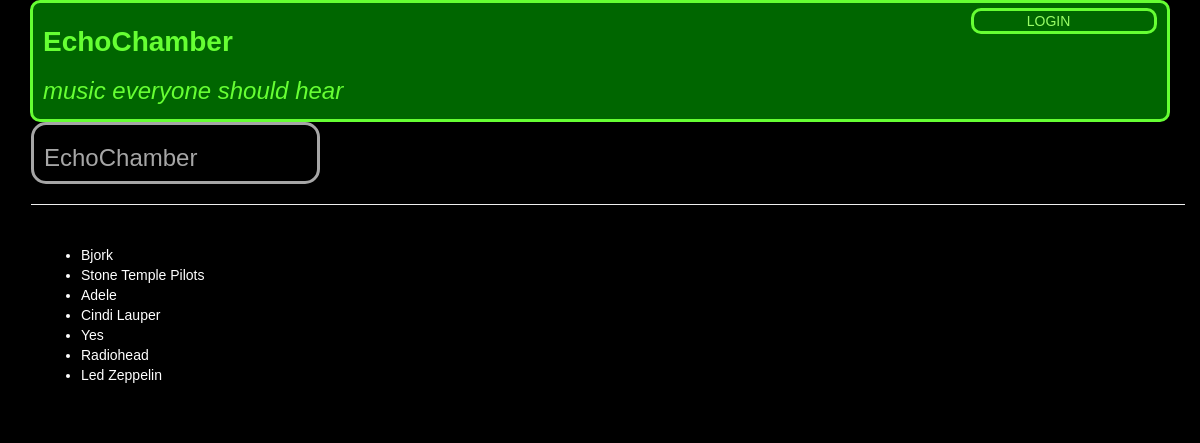
Page /artists/ on the earlier database version.
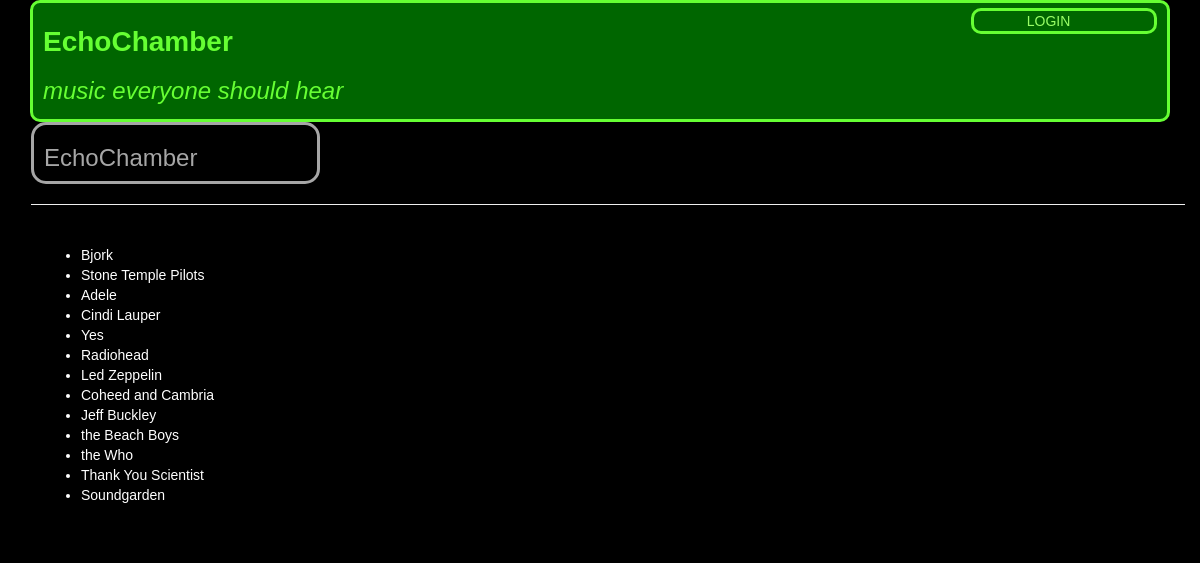
Same page on the later database version.
### database_setup.py (models this page shows, shortened)
class Artist(Base):
	__tablename__ = 'artist'
	name = Column(String, nullable=False)
	id = Column(Integer, primary_key=True)
	bio = Column(String)
	picUrl = Column(String)
	user_id = Column(Integer, ForeignKey("user.id"))
	user = relationship(User)

### muze.py (the view)
@app.route('/')
@app.route('/artists/')
def showArtists():
	artists = session.query(Artist).all()
	if 'user_id' in login_session:
		return render_template('artistList.html', artists=artists)
	return render_template('publicArtistList.html', artists=artists)

### templates/publicArtistList.html
{% extends 'layout.html' %}
{% block login %}
	<div class="col-md-2" id="logInOut">
		<a href="{{url_for('login')}}">LOGIN</a>
	</div>
{% endblock %}
{% block content %}
<div class="row">
		<div class="col-md-3 muze-bar">
			<h3>EchoChamber</h3>
		</div>
	</div>
	<div class="row title-links">
		<hr>
	</div>
	<div class="row">
		<div class="artist-list col-md-6">
			<ul>
				{% for artist in artists %}
					<li><a href="{{url_for('showAlbums', artist_id=artist.id)}}">{{artist.name}}</a></li>
				{% endfor %}
			</ul>
		</div>
	</div>
{% endblock %}

### templates/layout.html (shortened to what this page needs)
<!DOCTYPE html>
<html lang="en">
	<head>
		<link rel="stylesheet" href="//netdna.bootstrapcdn.com/bootstrap/3.1.1/css/bootstrap.min.css">
		<link rel="stylesheet" href="{{url_for('static', filename='normalize.css')}}">
		<link rel="stylesheet" href="{{url_for('static', filename='styles.css')}}">
	</head>
	<body>
		<div class="container">
			{% block header %}
				<div class="header row">
					<div class="title-bar col-md-6">
						<h1 class="title-text">EchoChamber</h1>
						<h3 class="sub-title-text">music everyone should hear</h1>
					</div>
					<div class="flash col-md-4">
					</div>
					<div class "title-bar-links col-md-2">
						{% block login %}
						{% endblock %}
					</div>
				</div>
			{% endblock %}
			{% block content %}
			{% endblock %}
		</div>
	</body>
</html>

### static/styles.css (style rules this page uses)
body { background-color: #000; font-family: arial, helvetica, sans-serif; color: #fff; }
a { color: #fff; }
.row { margin-left: 1px; }
.header { padding: 5px 10px; margin: 0; background-color: #006600; border: 3px solid #66ff33; border-radius: 10px; color: #66ff33; }
.title-bar { padding: 0; margin: 0; }
#logInOut { border: 3px solid #66ff33; border-radius: 10px; }
#logInOut a { color: #99ff66; margin-left: 25% }
.title-text { background-color: #006600; font-weight: bold; }
.sub-title-text { background-color: #006600; font-style: italic; }
.muze-bar { padding: 0 0 0 10px; background-color: #000; border: 3px solid #a6a6a6; border-radius: 15px; color: #a6a6a6; font-weight: bold; }
.album-list, .song-list, .artist-list { margin: 10px 0; padding: 10px; color: #fff; }

Differences in the rows shown:
added Artist: name "Coheed and Cambria"
added Artist: name "Jeff Buckley"
added Artist: name "the Beach Boys"
added Artist: name "the Who"
added Artist: name "Thank You Scientist"
added Artist: name "Soundgarden"
